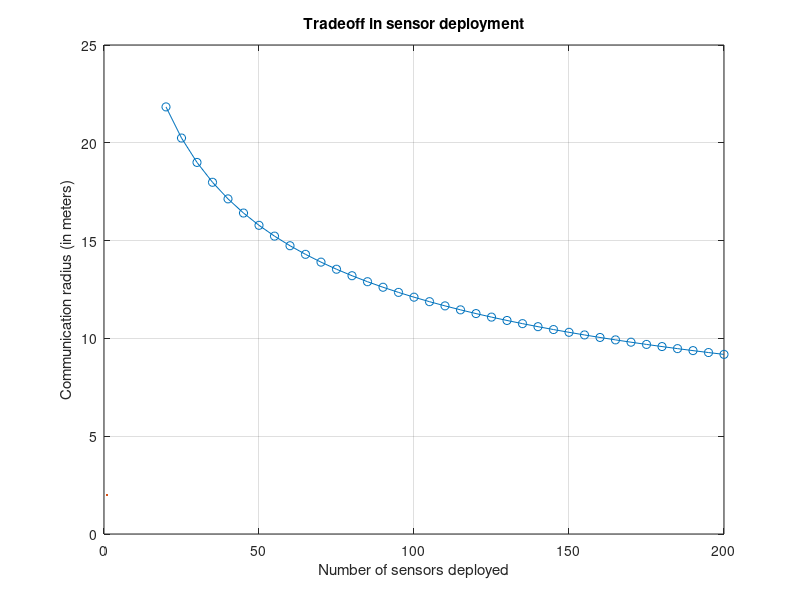

Write the MATLAB code that produced this figure. (Note: this script raises an error after producing the figure.)
clc; clear; close all;


%range variable, num sensors fixed


area_length = 100; % in meters => area = 100 x 100 sqm
n = 20:5:200; % number of (potential) sensors deployed in area
r = zeros(size(n));

for i = 1:length(n)
    r(i) = sqrt(log(n(i)) / (pi * n(i))) * area_length;
end

figure;
plot(n, r, '-o', LineWidth=2);
xlabel("Number of sensors deployed");
ylabel("Communication radius (in meters)");
title("Tradeoff in sensor deployment");
grid on;




%range constant, num sensors variable


comm_radius = 20;
num_trials = 1000; % number of Monte Carlo trials
% min_sensors = inf; % worst-case (unrealistic) scenario

connectivity_prob = zeros(size(n));

parfor k = 1:length(n)
    success = 0;

    for t = 1:num_trials
        % random positions
        % rng(42);
        pos = area_length * rand(n(k), 2); % uniformly deployed

        % adjacency matrix
        A = zeros(n(k));
        for i = 1:n(k)
            for j = i+1:n(k)
                if norm(pos(i,:) - pos(j,:)) <= comm_radius
                    A(i,j) = 1;
                    A(j,i) = 1;
                end
            end
        end

        % graph connectivity
        G = graph(A);
        if all(conncomp(G) == 1)
            success = success + 1;
        end
    end

    % probability of connectivity
    connectivity_prob(k) = success / num_trials;
end

%plotting results
figure;
plot(n, connectivity_prob, '-o', LineWidth=2);
xlabel('Number of sensors deployed');
ylabel('Connectivity probability');
title(sprintf('Connectivity vs. Sensors (r = %d, trials = %d)', comm_radius, num_trials));
grid on;


%------------------------------------------------------------------------------------------------



% from above two graphs, taking comm_radius = 20, num_sensors = 100
% because there is a very high probability of connectivity

num_sensors = 101;
sensor_positions = area_length * rand(num_sensors, 2);

%construct adjacency matrix
adjacency_matrix = zeros(num_sensors);
for i = 1:num_sensors
    for j = i+1:num_sensors
        if norm(sensor_positions(i,:) - sensor_positions(j,:)) <= comm_radius
            adjacency_matrix(i,j) = 1;
            adjacency_matrix(j,i) = 1;
        end
    end
end

% graph (sensor network) using adjacency matrix
sensor_network = graph(adjacency_matrix);

if all(conncomp(sensor_network) == 1)
    disp("Connected graph formed!");
    figure;
    scatter(sensor_positions(:, 1), sensor_positions(:, 2), 100, 'filled');
    xlabel('Positions along x-axis');
    ylabel('Positions along y-axis');
    grid on;
    hold on;

    % communication links
    for i = 1:num_sensors
        for j = i+1:num_sensors
            if adjacency_matrix(i, j) == 1
                plot([sensor_positions(i, 1), sensor_positions(j, 1)], ...
                    [sensor_positions(i, 2), sensor_positions(j, 2)], 'b--', 'LineWidth', 0.5);
            end
        end
    end

    title(sprintf('Random Geometric Graph (r = %d, n = %d)', comm_radius, num_sensors));
end



% parameters per sensor
actual_value = 30;
reading_error = 2; % reading error
x_initial = reading_error .* randn(num_sensors, 1) + actual_value; % initial values
true_avg = mean(x_initial);
true_median = median(x_initial);
max_iterations = 2e5; % safety cap on iterations
tolerance = 1e-6; % convergence tolerance



%---------------------------------------------------------------------------------
% randomized gossip implementation (average consensus)
x_gossip = x_initial;
% x_gossip_history = zeros(max_iterations, num_sensors);
error_history_gossip = zeros(max_iterations, 1);
transmissions_gossip = 0;
convergence_time_gossip = 0;

for iter_gossip = 1:max_iterations
    error_history_gossip(iter_gossip) = norm(x_gossip - true_avg);

    % convergence check
    if iter_gossip > 1 && norm(x_gossip - true_avg) < tolerance
        convergence_time_gossip = iter_gossip;
        error_history_gossip = error_history_gossip(1:iter_gossip, :);
        break;
    end

    % randomized gossip step
    % selecting random node
    i = randi(num_sensors);

    % finding neighbors of node i
    neighbors_i = find(adjacency_matrix(i,:));

    if ~isempty(neighbors_i)
        % selecting random neighbor
        j = neighbors_i(randi(length(neighbors_i)));

        % gossip update
        avg_value = (x_gossip(i) + x_gossip(j)) / 2;
        x_gossip(i) = avg_value;
        x_gossip(j) = avg_value;

        transmissions_gossip = transmissions_gossip + 2; % 2 transmissions per exchange
    end
end

if iter_gossip == max_iterations
    convergence_time_gossip = iter_gossip;
    fprintf("WARNING: Maximum iterations reached without convergence!\n");
end

% plotting convergence
figure;
semilogy(1:size(error_history_gossip,1), error_history_gossip);
title('Randomized Gossip Convergence (Average Consensus)');
xlabel('Iterations'); ylabel('MSE w.r.t. True Average');
grid on;

fprintf('Gossip (Average Consensus) - Convergence time: %d iterations, Transmissions: %d\n', ...
            convergence_time_gossip, transmissions_gossip);

% [i_list, j_list] = find(triu(adjacency_matrix)); % indices of upper triangle of adjacency matrix
% 
% x_gossip = x_initial;
% transmissions_rg = 0;
% error_history_rg = zeros(max_iterations, 1);
% 
% for iter = 1:max_iterations
%     % randomly choosing a connected edge
%     idx = randi(length(i_list));
%     i = i_list(idx);
%     j = j_list(idx);
% 
%     % updating values
%     avg = (x_gossip(i) + x_gossip(j)) / 2;
%     x_gossip(i) = avg;
%     x_gossip(j) = avg;
% 
%     % tracking number of transmissions (2 per exchange)
%     transmissions_rg = transmissions_rg + 2;
% 
%     % tracking error
%     % error_history_rg(iter) = max(abs(temp_readings_gossip - true_avg));
%     error_history_rg(iter) = norm(x_gossip - true_avg) / sqrt(num_sensors);
% 
%     % convergence check
%     if error_history_rg(iter) < epsilon
%         break;
%     end
% end
% 
% fprintf("Randomized Gossip for Average Consensus converged in %d iterations and %d transmissions\n", iter, transmissions_rg);
% 
% % plotting convergence over time
% figure;
% semilogy(error_history_rg, LineWidth=2);
% axis([0 ceil(iter / 1000)*1000 1e-3 1]);
% xlabel('Iteration');
% % ylabel('Max. Error from True Average');
% ylabel('RMSE w.r.t. True Average');
% title('Convergence of Randomized Gossip (Average Consensus)');
% grid on;

%% PDMM implementation (average consensus)
x_pdmm_avg = x_initial;
degree_per_node = sum(adjacency_matrix, 2); % degree of each node

% dual variables z_{i|j}, z_{j|i}
z = zeros(num_sensors); % z(i,j) = z_{i|j}
y = zeros(num_sensors); % temporary - y_{i|j}
c = 1 / max(degree_per_node); % hyperparameter

error_history_pdmm_avg = zeros(max_iterations, 1);
convergence_time_pdmm_avg = 0;

% A-weights per edge pair - stored using adjacency matrix structure
A = adjacency_matrix;
A(triu(true(size(A)), 1)) = -A(triu(true(size(A)), 1));

for iter_pdmm_avg = 1:max_iterations
    error_history_pdmm_avg(iter_pdmm_avg) = norm(x_pdmm_avg - true_avg);

    % convergence check
    if iter_pdmm_avg > 1 && norm(x_pdmm_avg - true_avg) < tolerance
        convergence_time_pdmm_avg = iter_pdmm_avg;
        error_history_pdmm_avg = error_history_pdmm_avg(1:iter_pdmm_avg, :);
        break;
    end

    if iter_pdmm_avg > 1 && norm(x_pdmm_avg - true_avg) > 1e3
        fprintf("Graph diverging!!!");
        convergence_time_pdmm_avg = iter_pdmm_avg;
        error_history_pdmm_avg = error_history_pdmm_avg(1:iter_pdmm_avg, :);
        break;
    end

    % primal update
    x_new = zeros(num_sensors, 1);
    for i = 1:num_sensors
        sum_z = 0;
        for j = find(adjacency_matrix(i,:))
            sum_z = sum_z + A(i,j) * z(i,j);
        end
        x_new(i) = (x_initial(i) - sum_z) / (1 + c * degree_per_node(i));
    end

    % y update - y_{i|j} = z_{i|j} + 2c * A_{ij} * x_i
    for i = 1:num_sensors
        for j = find(adjacency_matrix(i,:))
            y(i,j) = z(i,j) + 2 * c * A(i,j) * x_new(i);
        end
    end

    % z update - z_{j|i} = y_{i|j}
    for i = 1:num_sensors
        for j = find(adjacency_matrix(i,:))
            z(i,j) = y(j,i);
        end
    end

    x_pdmm_avg = x_new;
end

if iter_pdmm_avg == max_iterations
    convergence_time_pdmm_avg = iter_pdmm_avg;
    fprintf("WARNING: Maximum iterations reached without convergence!\n");
end

% plotting convergence
figure;
semilogy(1:size(error_history_pdmm_avg,1), error_history_pdmm_avg);
title('PDMM Convergence (Average Consensus)');
xlabel('Iterations'); ylabel('MSE w.r.t. True Average');
grid on;

transmissions_per_iter = sum(degree_per_node);
transmissions_pdmm_avg = convergence_time_pdmm_avg * transmissions_per_iter;

fprintf('PDMM (Average Consensus) - Convergence time: %d iterations, Transmissions: %d\n', ...
            convergence_time_pdmm_avg, transmissions_pdmm_avg);

% convergence comparison with randomized gossip
figure;
semilogy(1:size(error_history_gossip,1), error_history_gossip);
hold on;
semilogy(1:size(error_history_pdmm_avg,1), error_history_pdmm_avg);
title(sprintf('Average Consensus on RGG - Convergence Comparison(r = %d, n = %d)', comm_radius, num_sensors));
xlabel('Iterations'); ylabel('MSE w.r.t. True Average');
legend('Randomized Gossip', 'PDMM');
grid on;







%PDMM median:

%% PDMM implementation (median consensus)
x_pdmm_median = x_initial;
degree_per_node = sum(adjacency_matrix, 2); % degree of each node

% dual variables z_{i|j}, z_{j|i}
z = zeros(num_sensors); % z(i,j) = z_{i|j}
y = zeros(num_sensors); % temporary - y_{i|j}
c = 1 / max(degree_per_node); % hyperparameter

error_history_pdmm_median = zeros(max_iterations, 1);
convergence_time_pdmm_median = 0;

% A-weights per edge pair - stored using adjacency matrix structure
A = adjacency_matrix;
A(triu(true(size(A)), 1)) = -A(triu(true(size(A)), 1));

for iter_pdmm_median = 1:max_iterations
    error_history_pdmm_median(iter_pdmm_median) = norm(x_pdmm_median - true_median);

    % convergence check
    if iter_pdmm_median > 1 && norm(x_pdmm_median - true_median) < tolerance
        convergence_time_pdmm_median = iter_pdmm_median;
        error_history_pdmm_median = error_history_pdmm_median(1:iter_pdmm_median, :);
        break;
    end

    if iter_pdmm_median > 1 && norm(x_pdmm_median - true_median) > 1e3
        fprintf("Graph diverging!!!");
        convergence_time_pdmm_median = iter_pdmm_median;
        error_history_pdmm_median = error_history_pdmm_median(1:iter_pdmm_median, :);
        break;
    end





    % primal update
    x_new = zeros(num_sensors, 1);
    for i = 1:num_sensors
        sum_z = 0;
        for j = find(adjacency_matrix(i,:))
            sum_z = sum_z + A(i,j) * z(i,j);
        end
        %median update here now:


        gamma = (-sum_z) / (degree_per_node(i) * c); 

        if gamma - 1/(degree_per_node(i) * c) > x_initial(i)      %this weird expression as sign is not invertible
            x_new(i) = gamma -1/(degree_per_node(i) * c);
        elseif (gamma + 1 / (degree_per_node(i) * c))  < x_initial(i)
            x_new(i) = gamma + 1 / (degree_per_node(i) * c);
        else    
            x_new(i) = x_initial(i);
        end

    end

    % y update - y_{i|j} = z_{i|j} + 2c * A_{ij} * x_i
    for i = 1:num_sensors
        for j = find(adjacency_matrix(i,:))
            y(i,j) = z(i,j) + 2 * c * A(i,j) * x_new(i);
        end
    end

    % z update - z_{j|i} = y_{i|j}
    for i = 1:num_sensors
        for j = find(adjacency_matrix(i,:))
            z(i,j) = 0.5*(z(i,j) + y(j,i));   %half averaging
        end
    end

    x_pdmm_median = x_new;
end



if iter_pdmm_median == max_iterations
    convergence_time_pdmm_median = iter_pdmm_median;
    fprintf("WARNING: Maximum iterations reached without convergence!\n");
end

% plotting convergence
figure;
semilogy(1:size(error_history_pdmm_median,1), error_history_pdmm_median);
title('PDMM Convergence (Median Consensus)');
xlabel('Iterations'); ylabel('MSE w.r.t. True Median');
grid on;

transmissions_per_iter = sum(degree_per_node);
transmissions_pdmm_median = convergence_time_pdmm_median * transmissions_per_iter;

fprintf('PDMM (Median Consensus) - Convergence time: %d iterations, Transmissions: %d\n', ...
            convergence_time_pdmm_median, transmissions_pdmm_median);
